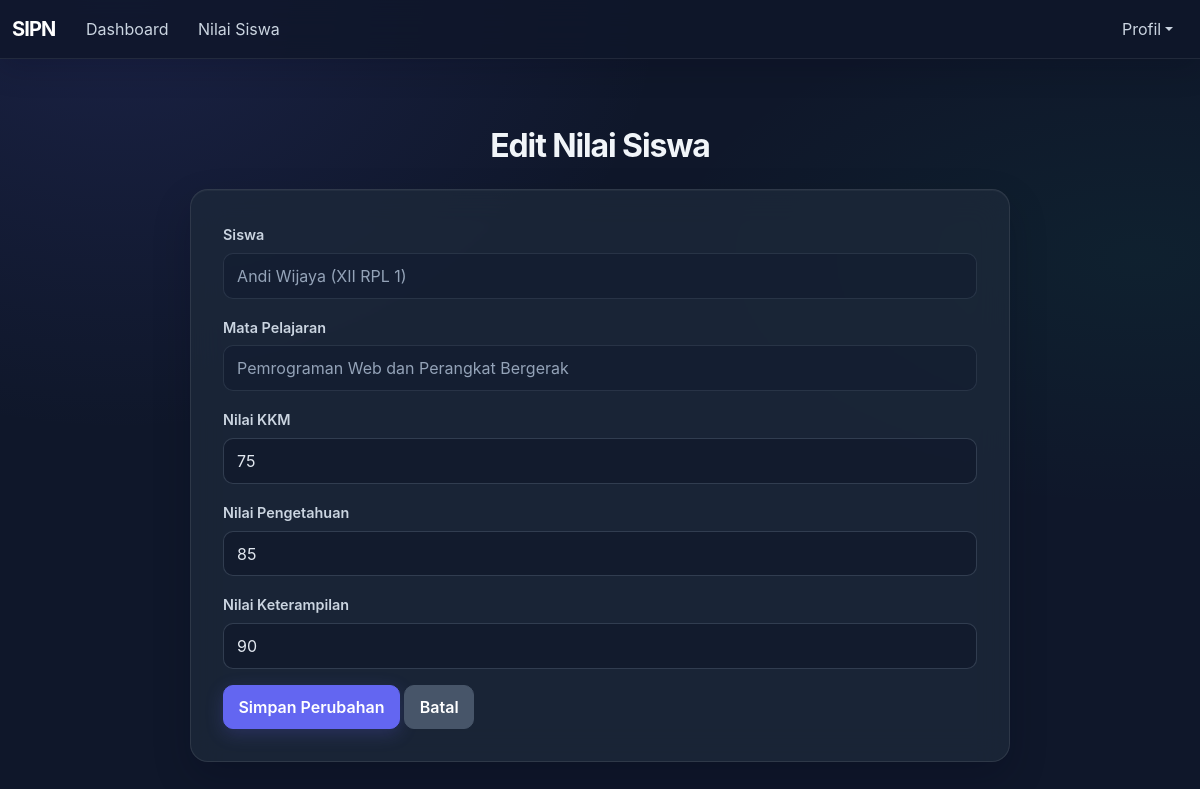
The app's page /nilai/edit.php?id=1 (signed in) with its own data.
### tables this page shows
CREATE TABLE `nilai_rapor` (
  `id` int NOT NULL,
  `siswa_id` int NOT NULL,
  `mapel_id` int NOT NULL,
  `nilai_kkm` int DEFAULT '75',
  `nilai_pengetahuan` int DEFAULT NULL,
  `nilai_keterampilan` int DEFAULT NULL,
  `keterangan` varchar(50) DEFAULT NULL
);

CREATE TABLE `siswa` (
  `id` int NOT NULL,
  `nis` varchar(10) NOT NULL,
  `nama_siswa` varchar(100) NOT NULL,
  `kelas` varchar(10) NOT NULL,
  `jenis_kelamin` enum('L','P') NOT NULL,
  `user_id` int DEFAULT NULL
);

CREATE TABLE `mapel` (
  `id` int NOT NULL,
  `kode_mapel` varchar(10) NOT NULL,
  `nama_mapel` varchar(100) NOT NULL,
  `guru_id` int DEFAULT NULL
);

### koneksi.php (called while the page is built, shortened)
<?php
function h($data) {
    return htmlspecialchars($data ?? '');
}
?>

### nilai/edit.php (the view, shortened to what this page needs)
<?php
require_once '../koneksi.php';
require_once '../navbar.php';
$user_id = $_SESSION['user_id'];
$guru = mysqli_fetch_assoc(mysqli_query($koneksi, "SELECT * FROM guru WHERE user_id='$user_id'"));
$guru_id = $guru['id'];
$id = (int) $_GET['id'];
$nilai = mysqli_fetch_assoc(mysqli_query($koneksi, "SELECT nilai_rapor.*, siswa.nama_siswa AS nama_siswa, siswa.kelas, mapel.nama_mapel
                                                    FROM nilai_rapor
                                                    JOIN siswa ON nilai_rapor.siswa_id = siswa.id
                                                    JOIN mapel ON nilai_rapor.mapel_id = mapel.id
                                                    WHERE nilai_rapor.id='$id' AND mapel.guru_id='$guru_id'"));
?>
<div class="container mt-4 mb-5">
    <h2 class="fw-bold mb-4">Edit Nilai Siswa</h2>
    <form action="aksi_edit.php" method="POST">
        <div class="mb-3">
            <label class="form-label">Siswa</label>
            <input type="text" class="form-control" value="<?= h($nilai['nama_siswa'] . ' (' . $nilai['kelas'] . ')') ?>" disabled>
        </div>
        <div class="mb-3">
            <label class="form-label">Mata Pelajaran</label>
            <input type="text" class="form-control" value="<?= h($nilai['nama_mapel']) ?>" disabled>
        </div>
        <div class="mb-3">
            <label class="form-label">Nilai KKM</label>
            <input type="number" name="nilai_kkm" class="form-control" min="0" max="100" value="<?= $nilai['nilai_kkm'] ?>" required>
        </div>
        <div class="mb-3">
            <label class="form-label">Nilai Pengetahuan</label>
            <input type="number" name="nilai_pengetahuan" class="form-control" min="0" max="100" value="<?= $nilai['nilai_pengetahuan'] ?>" required>
        </div>
        <div class="mb-3">
            <label class="form-label">Nilai Keterampilan</label>
            <input type="number" name="nilai_keterampilan" class="form-control" min="0" max="100" value="<?= $nilai['nilai_keterampilan'] ?>" required>
        </div>
        <button type="submit" class="btn btn-primary">Simpan Perubahan</button>
        <a href="index.php" class="btn btn-secondary">Batal</a>
    </form>
</div>
<?php require_once '../footer.php'; ?>

### assets/app.css (style rules this page uses)
:root { --dashboard-bg: #0f172a; --dashboard-surface: rgba(30, 41, 59, .76); --dashboard-border: rgba(255, 255, 255, .09); --dashboard-text: #f1f5f9; --dashboard-muted: #94a3b8; --dashboard-indigo: #818cf8; --dashboard-green: #10b981; }
.app-shell:not(.dashboard-page) { min-height: 100vh; color: #e2e8f0; background: radial-gradient(ellipse at 10% 0%, rgba(99, 102, 241, .13), transparent 34rem), radial-gradient(ellipse at 95% 30%, rgba(16, 185, 129, .06), transparent 30rem), #0f172a !important; font-family: Inter, "Segoe UI", sans-serif; -webkit-font-smoothing: antialiased; }
.app-shell h1, .app-shell h2, .app-shell h3, .app-shell h4, .app-shell h5, .app-shell h6 { color: #f1f5f9; font-family: Inter, "Segoe UI", sans-serif; font-weight: 650; letter-spacing: -.035em; }
.app-shell .container { max-width: 1240px; }
.app-shell .container.mt-4 { padding-top: clamp(1.5rem, 4vw, 2.75rem) !important; padding-bottom: 3rem; }
.app-shell .card, .app-shell .container > form { color: #e2e8f0; border: 1px solid rgba(255, 255, 255, .09) !important; border-radius: 18px !important; background: rgba(30, 41, 59, .76) !important; box-shadow: inset 0 1px rgba(255, 255, 255, .04), 0 16px 38px rgba(2, 6, 23, .2) !important; backdrop-filter: blur(16px); -webkit-backdrop-filter: blur(16px); }
.app-shell .container > form { max-width: 820px; margin-right: auto; margin-left: auto; padding: clamp(1.25rem, 3vw, 2rem); }
.app-shell .container.mt-4 > h2 { max-width: 820px; margin-right: auto; margin-left: auto; text-align: center; }
.app-shell .form-label { margin-bottom: .45rem; color: #cbd5e1; font-size: .9rem; font-weight: 600; }
.app-shell .form-control, .app-shell .form-select { min-height: 44px; padding: .62rem .82rem; color: #e2e8f0; border: 1px solid rgba(148, 163, 184, .2); border-radius: 10px; background-color: rgba(15, 23, 42, .62); transition: border-color 250ms ease, box-shadow 250ms ease, background-color 250ms ease; }
.app-shell .form-control::placeholder { color: #718096; }
.app-shell .form-control:disabled, .app-shell .form-control[readonly] { color: #94a3b8; border-color: rgba(148, 163, 184, .12); background-color: rgba(15, 23, 42, .38); }
.app-shell .btn { min-height: 40px; padding: .55rem .9rem; border-radius: 10px; font-weight: 600; transition: transform 250ms ease, box-shadow 250ms ease, background-color 250ms ease; }
.app-shell .btn-primary { --bs-btn-bg: #6366f1; --bs-btn-border-color: #6366f1; --bs-btn-hover-bg: #4f46e5; --bs-btn-hover-border-color: #4f46e5; --bs-btn-active-bg: #4f46e5; --bs-btn-active-border-color: #4f46e5; --bs-btn-focus-shadow-rgb: 99, 102, 241; box-shadow: 0 5px 18px rgba(99, 102, 241, .22); }
.app-shell .btn-secondary { --bs-btn-bg: #475569; --bs-btn-border-color: #475569; --bs-btn-hover-bg: #334155; --bs-btn-hover-border-color: #334155; }

### records on screen
nilai_rapor: siswa.kelas "Andi Wijaya (XII RPL 1)", mapel.nama_mapel "Pemrograman Web dan Perangkat Bergerak", nilai_kkm "75", nilai_pengetahuan "85", nilai_keterampilan "90"
